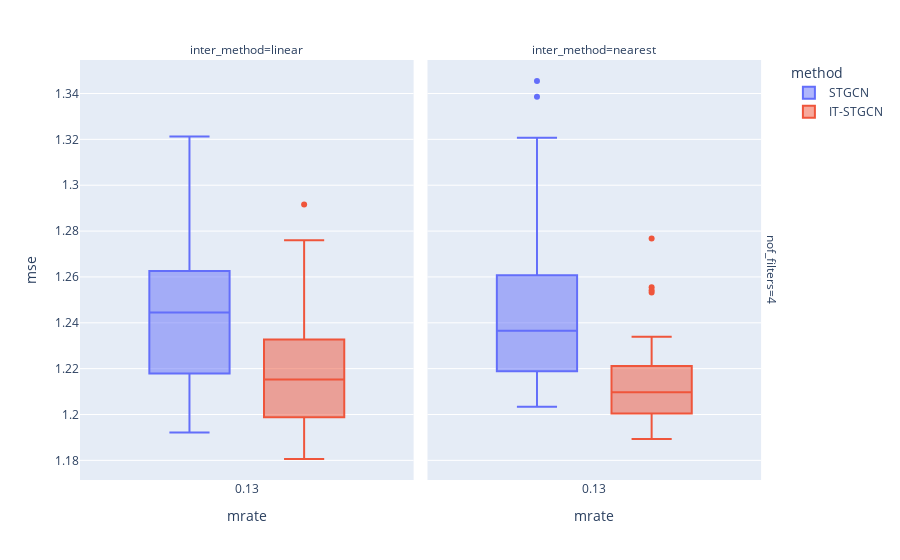

Source (notebook cell):
### Markdown cell above
## Block

### Code cell
data.query("method!='GNAR' and mtype =='block' ").plot.box(backend='plotly',x='mrate',color='method',y='mse',facet_col='inter_method',facet_row='nof_filters',height=600)

### Figure 1 — Plotly figure (JSON) as saved in the notebook; plotly's stock layout.template omitted (floating-point values rounded to 4 significant figures)
{"data": [{"alignmentgroup": "True", "hovertemplate": "method=STGCN<br>nof_filters=4<br>inter_method=linear<br>mrate=%{x}<br>mse=%{y}<extra></extra>", "legendgroup": "STGCN", "marker": {"color": "#636efa"}, "name": "STGCN", "notched": false, "offsetgroup": "STGCN", "orientation": "v", "showlegend": true, "type": "box", "x": [0.125, 0.125, 0.125, 0.125, 0.125, 0.125, 0.125, 0.125, 0.125, 0.125, 0.125, 0.125, 0.125, 0.125, 0.125, 0.125, 0.125, 0.125, 0.125, 0.125, 0.125, 0.125, 0.125, 0.125, 0.125, 0.125, 0.125, 0.125, 0.125, 0.125], "x0": " ", "xaxis": "x", "y": [1.217, 1.205, 1.239, 1.257, 1.213, 1.223, 1.321, 1.295, 1.263, 1.222, 1.255, 1.248, 1.289, 1.25, 1.198, 1.298, 1.268, 1.273, 1.218, 1.292, 1.208, 1.192, 1.25, 1.259, 1.221, 1.21, 1.248, 1.218, 1.241, 1.239], "y0": " ", "yaxis": "y"}, {"alignmentgroup": "True", "hovertemplate": "method=STGCN<br>nof_filters=4<br>inter_method=nearest<br>mrate=%{x}<br>mse=%{y}<extra></extra>", "legendgroup": "STGCN", "marker": {"color": "#636efa"}, "name": "STGCN", "notched": false, "offsetgroup": "STGCN", "orientation": "v", "showlegend": false, "type": "box", "x": [0.125, 0.125, 0.125, 0.125, 0.125, 0.125, 0.125, 0.125, 0.125, 0.125, 0.125, 0.125, 0.125, 0.125, 0.125, 0.125, 0.125, 0.125, 0.125, 0.125, 0.125, 0.125, 0.125, 0.125, 0.125, 0.125, 0.125, 0.125, 0.125, 0.125], "x0": " ", "xaxis": "x2", "y": [1.259, 1.205, 1.267, 1.247, 1.258, 1.227, 1.21, 1.229, 1.219, 1.227, 1.339, 1.218, 1.252, 1.261, 1.314, 1.237, 1.203, 1.31, 1.219, 1.321, 1.219, 1.265, 1.228, 1.345, 1.239, 1.236, 1.211, 1.222, 1.213, 1.241], "y0": " ", "yaxis": "y2"}, {"alignmentgroup": "True", "hovertemplate": "method=IT-STGCN<br>nof_filters=4<br>inter_method=linear<br>mrate=%{x}<br>mse=%{y}<extra></extra>", "legendgroup": "IT-STGCN", "marker": {"color": "#EF553B"}, "name": "IT-STGCN", "notched": false, "offsetgroup": "IT-STGCN", "orientation": "v", "showlegend": true, "type": "box", "x": [0.125, 0.125, 0.125, 0.125, 0.125, 0.125, 0.125, 0.125, 0.125, 0.125, 0.125, 0.125, 0.125, 0.125, 0.125, 0.125, 0.125, 0.125, 0.125, 0.125, 0.125, 0.125, 0.125, 0.125, 0.125, 0.125, 0.125, 0.125, 0.125, 0.125], "x0": " ", "xaxis": "x", "y": [1.254, 1.215, 1.226, 1.195, 1.232, 1.197, 1.276, 1.248, 1.188, 1.207, 1.219, 1.189, 1.204, 1.234, 1.233, 1.292, 1.215, 1.22, 1.218, 1.2, 1.244, 1.212, 1.199, 1.208, 1.222, 1.181, 1.214, 1.198, 1.234, 1.196], "y0": " ", "yaxis": "y"}, {"alignmentgroup": "True", "hovertemplate": "method=IT-STGCN<br>nof_filters=4<br>inter_method=nearest<br>mrate=%{x}<br>mse=%{y}<extra></extra>", "legendgroup": "IT-STGCN", "marker": {"color": "#EF553B"}, "name": "IT-STGCN", "notched": false, "offsetgroup": "IT-STGCN", "orientation": "v", "showlegend": false, "type": "box", "x": [0.125, 0.125, 0.125, 0.125, 0.125, 0.125, 0.125, 0.125, 0.125, 0.125, 0.125, 0.125, 0.125, 0.125, 0.125, 0.125, 0.125, 0.125, 0.125, 0.125, 0.125, 0.125, 0.125, 0.125, 0.125, 0.125, 0.125, 0.125, 0.125, 0.125], "x0": " ", "xaxis": "x2", "y": [1.209, 1.217, 1.254, 1.2, 1.224, 1.202, 1.218, 1.225, 1.191, 1.211, 1.253, 1.208, 1.218, 1.198, 1.203, 1.219, 1.255, 1.277, 1.211, 1.198, 1.205, 1.202, 1.212, 1.191, 1.221, 1.234, 1.203, 1.189, 1.192, 1.195], "y0": " ", "yaxis": "y2"}], "layout": {"annotations": [{"font": {}, "showarrow": false, "text": "inter_method=linear", "x": 0.24, "xanchor": "center", "xref": "paper", "y": 1, "yanchor": "bottom", "yref": "paper"}, {"font": {}, "showarrow": false, "text": "inter_method=nearest", "x": 0.74, "xanchor": "center", "xref": "paper", "y": 1, "yanchor": "bottom", "yref": "paper"}, {"font": {}, "showarrow": false, "text": "nof_filters=4", "textangle": 90, "x": 0.98, "xanchor": "left", "xref": "paper", "y": 0.5, "yanchor": "middle", "yref": "paper"}], "autosize": true, "boxmode": "group", "legend": {"title": {"text": "method"}, "tracegroupgap": 0}, "margin": {"t": 60}, "xaxis": {"anchor": "y", "autorange": true, "domain": [0, 0.48], "range": [-0.3791, 0.6291], "title": {"text": "mrate"}, "type": "linear"}, "xaxis2": {"anchor": "y2", "autorange": true, "domain": [0.5, 0.98], "matches": "x", "range": [-0.3791, 0.6291], "title": {"text": "mrate"}, "type": "linear"}, "yaxis": {"anchor": "x", "autorange": true, "domain": [0, 1], "range": [1.171, 1.355], "title": {"text": "mse"}, "type": "linear"}, "yaxis2": {"anchor": "x2", "autorange": true, "domain": [0, 1], "matches": "y", "range": [1.171, 1.355], "showticklabels": false, "type": "linear"}}}
